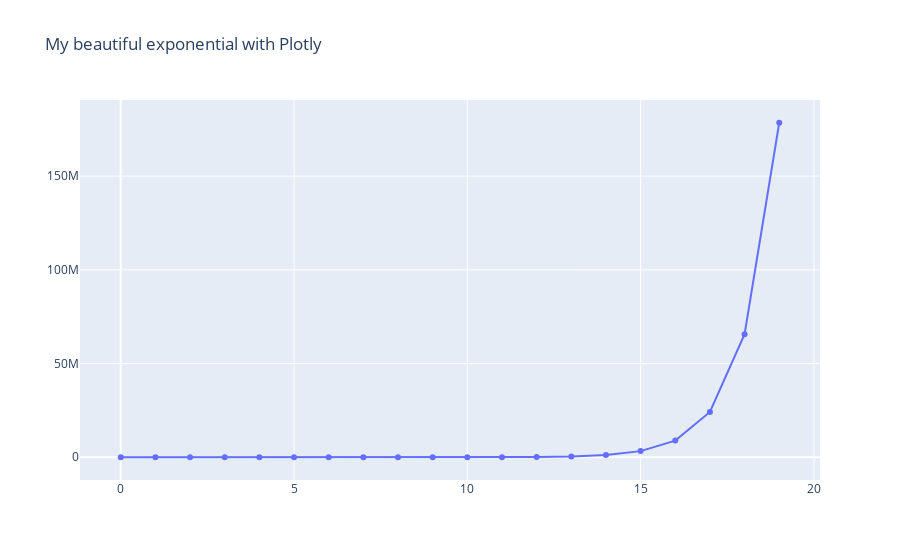

Notebook cell for this chart:
### Markdown cell above
You'll see that if you make a plot with more than 19 points the lasso and box select dissapear. In addition they only work with markers present in the plot, not lines.
In figure.add_scatter you need to explicitely mention mode='markers' or mode='lines+markers'.

### Code cell
x = np.arange(20)
y = np.exp(x)

figure = go.Figure()
figure.add_scatter(x=x, y=y, mode='lines+markers')
figure.layout.title = 'My beautiful exponential with Plotly'

figure.show()

### Figure 1 — Plotly figure (JSON) as saved in the notebook; plotly's stock layout.template omitted (floating-point values rounded to 4 significant figures)
{"data": [{"mode": "lines+markers", "type": "scatter", "x": [0, 1, 2, 3, 4, 5, 6, 7, 8, 9, 10, 11, 12, 13, 14, 15, 16, 17, 18, 19], "y": [1.0, 2.718, 7.389, 20.09, 54.6, 148.4, 403.4, 1097.0, 2981.0, 8103.0, 22030.0, 59870.0, 162800.0, 442400.0, 1203000.0, 3269000.0, 8886000.0, 24150000.0, 65660000.0, 178500000.0]}], "layout": {"title": {"text": "My beautiful exponential with Plotly"}}}
